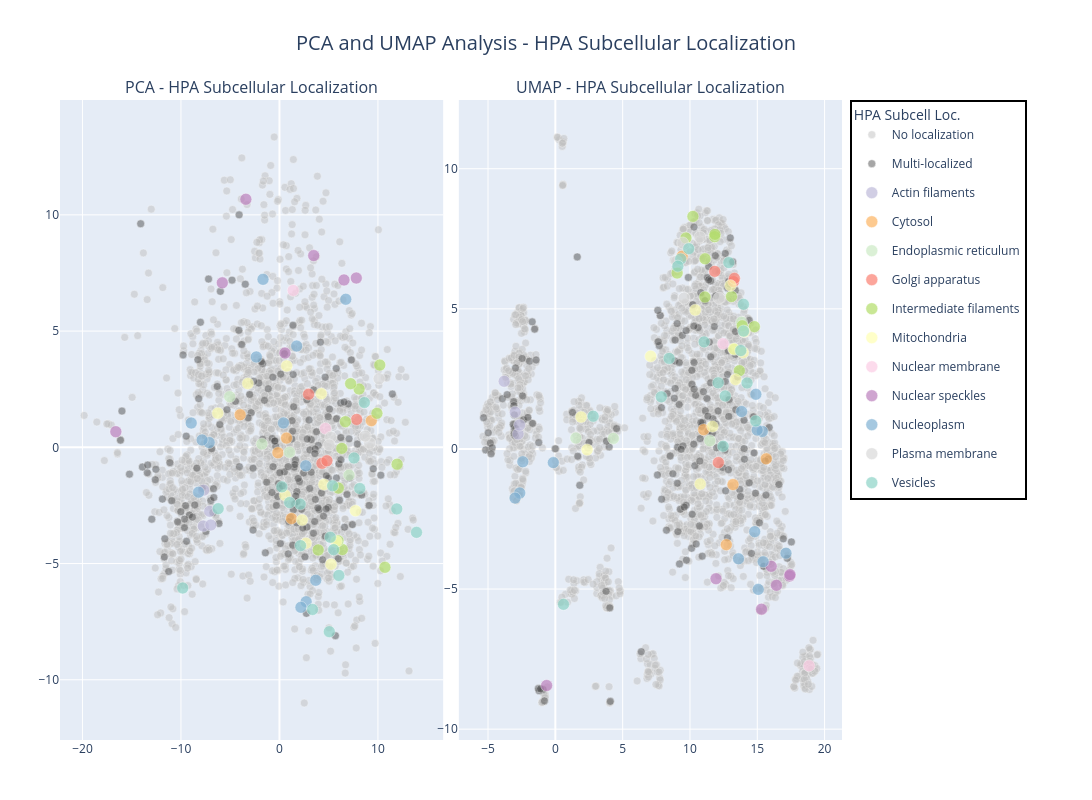

Source (notebook cell):
### Code cell
import plotly.express as px
import plotly.graph_objects as go
from plotly.subplots import make_subplots

def create_localization_only_plots(df):
   """Create PCA and UMAP plots colored only by localization"""
   
   df = df.copy()
   df['localization_category'] = df.apply(lambda row: 
       'No localization' if (pd.isna(row['Metadata_hpa_main_loc']) or row['Metadata_hpa_main_loc'] == 'None') else
       'Multi-localized' if (';' in str(row['Metadata_hpa_main_loc']) or 
                            (not pd.isna(row['Metadata_hpa_additional_loc']) and 
                             row['Metadata_hpa_additional_loc'] != 'None')) else
       str(row['Metadata_hpa_main_loc']), axis=1
   )
   
   # Create subplots with reduced spacing
   fig = make_subplots(
       rows=1, cols=2,
       subplot_titles=('PCA - HPA Subcellular Localization', 'UMAP - HPA Subcellular Localization'),
       horizontal_spacing=0.02
   )
   
   # Color schemes
   unique_locs = [loc for loc in df['localization_category'].unique() 
                  if loc not in ['No localization', 'Multi-localized']]
   colors = px.colors.qualitative.Set3 + px.colors.qualitative.Pastel + px.colors.qualitative.Set1
   loc_colors = {loc: colors[i % len(colors)] for i, loc in enumerate(unique_locs)}
   loc_colors['No localization'] = '#C0C0C0'
   loc_colors['Multi-localized'] = '#505050'
   
   # Plot configurations
   plots_config = [
       ('PC1', 'PC2', 1, 1),
       ('UMAP1', 'UMAP2', 1, 2)
   ]
   
   # Define plotting order: background categories first, then specific localizations
   background_categories = ['No localization', 'Multi-localized']
   specific_categories = [cat for cat in sorted(df['localization_category'].unique()) 
                        if cat not in background_categories]
   plot_order = background_categories + specific_categories
   
   for x_col, y_col, row, col in plots_config:
       for i, value in enumerate(plot_order):
           if value not in df['localization_category'].values:
               continue
               
           subset = df[df['localization_category'] == value]
           
           if len(subset) == 0:
               continue
           
           color = loc_colors.get(value, '#000000')
           # Make background categories less prominent but still visible
           if value in ['No localization', 'Multi-localized']:
               opacity = 0.5
               size = 8
           else:
               opacity = 0.7
               size = 12
           
           # Only show legend for first subplot to avoid duplicates
           show_legend = (col == 1)
           
           fig.add_trace(
               go.Scatter(
                   x=subset[x_col],
                   y=subset[y_col],
                   mode='markers',
                   name=str(value),
                   legendgroup=str(value),
                   showlegend=show_legend,
                   marker=dict(
                       color=color, 
                       size=size, 
                       opacity=opacity,
                       line=dict(width=0.5, color='white')
                   ),
                   customdata=np.column_stack((
                       subset.index,  # Gene names
                       subset['Metadata_hpa_main_loc'].fillna('None'),
                       subset['Metadata_CellID'].fillna('None'),
                       subset['Metadata_hpa_additional_loc'].fillna('None'),
                       subset['Metadata_GO_ID'].fillna('None')
                   )),
                   hovertemplate='<b>%{customdata[0]}</b><br>' +
                                'Main Localization: %{customdata[1]}<br>' +
                                'Cell ID: %{customdata[2]}<br>' +
                                'Additional Localization: %{customdata[3]}<br>' +
                                'GO ID: %{customdata[4]}<br>' +
                                '<extra></extra>'
               ),
               row=row, col=col
           )
   
   # Update subplot titles with larger font
   for i, annotation in enumerate(fig['layout']['annotations']):
       annotation['font'] = dict(size=16)
   
   fig.update_layout(
       title=dict(
           text='PCA and UMAP Analysis - HPA Subcellular Localization',
           font=dict(size=20),
           x=0.5
       ),
       height=800,
       width=1600,
       legend=dict(
           title=dict(text='HPA Subcell Loc.', font=dict(size=14)),
           font=dict(size=12),
           yanchor="top",
           y=1.0,
           xanchor="left",
           x=1.01,
           bgcolor="rgba(255,255,255,0.9)",
           bordercolor="Black",
           borderwidth=2
       ),
       margin=dict(l=60, r=250, t=100, b=60),
       showlegend=True
   )
   
   # Update axis labels
   fig.update_xaxes(title_font=dict(size=14), tickfont=dict(size=12))
   fig.update_yaxes(title_font=dict(size=14), tickfont=dict(size=12))
   
   return fig

# Usage
dashboard = create_localization_only_plots(df=data_results.sample(frac=0.001).set_index("Metadata_gene_allele"))
dashboard.show()

# Show summary statistics
print("\nDataset Summary:")
print(f"Total genes: {len(data_results)}")
df_indexed = data_results.set_index("Metadata_gene_allele")
df_indexed['localization_category'] = df_indexed.apply(lambda row: 
   'No localization' if (pd.isna(row['Metadata_hpa_main_loc']) or row['Metadata_hpa_main_loc'] == 'None') else
   'Multi-localized' if (';' in str(row['Metadata_hpa_main_loc']) or 
                        (not pd.isna(row['Metadata_hpa_additional_loc']) and 
                         row['Metadata_hpa_additional_loc'] != 'None')) else
   str(row['Metadata_hpa_main_loc']), axis=1
)
print(f"Localization patterns:")
print(df_indexed['localization_category'].value_counts())

### Figure 1 — Plotly figure (JSON) as saved in the notebook; plotly's stock layout.template omitted (floating-point values rounded to 4 significant figures; data arrays with more than 128 entries replaced by an {"elided": "..."} marker saying what was removed)
{"data": [{"customdata": {"elided": "2368x5 str values"}, "hovertemplate": "<b>%{customdata[0]}</b><br>Main Localization: %{customdata[1]}<br>Cell ID: %{customdata[2]}<br>Additional Localization: %{customdata[3]}<br>GO ID: %{customdata[4]}<br><extra></extra>", "legendgroup": "No localization", "marker": {"color": "#C0C0C0", "line": {"color": "white", "width": 0.5}, "opacity": 0.5, "size": 8}, "mode": "markers", "name": "No localization", "showlegend": true, "type": "scatter", "x": {"elided": "2368 float values"}, "xaxis": "x", "y": {"elided": "2368 float values"}, "yaxis": "y"}, {"customdata": {"elided": "163x5 str values"}, "hovertemplate": "<b>%{customdata[0]}</b><br>Main Localization: %{customdata[1]}<br>Cell ID: %{customdata[2]}<br>Additional Localization: %{customdata[3]}<br>GO ID: %{customdata[4]}<br><extra></extra>", "legendgroup": "Multi-localized", "marker": {"color": "#505050", "line": {"color": "white", "width": 0.5}, "opacity": 0.5, "size": 8}, "mode": "markers", "name": "Multi-localized", "showlegend": true, "type": "scatter", "x": {"elided": "163 float values"}, "xaxis": "x", "y": {"elided": "163 float values"}, "yaxis": "y"}, {"customdata": [["FGD4", "Actin filaments", "2024_01_17_B7A1R1_P2T2_E03_891_24", "None", "Actin filaments (GO:0015629)"], ["FGD4", "Actin filaments", "2024_02_01_B8A1R2_P2T4_E03_883_23", "None", "Actin filaments (GO:0015629)"], ["FGD4", "Actin filaments", "2024_01_17_B7A1R1_P2T3_E03_891_1", "None", "Actin filaments (GO:0015629)"], ["FGD4", "Actin filaments", "2024_01_17_B7A1R1_P2T2_E03_886_8", "None", "Actin filaments (GO:0015629)"]], "hovertemplate": "<b>%{customdata[0]}</b><br>Main Localization: %{customdata[1]}<br>Cell ID: %{customdata[2]}<br>Additional Localization: %{customdata[3]}<br>GO ID: %{customdata[4]}<br><extra></extra>", "legendgroup": "Actin filaments", "marker": {"color": "rgb(190,186,218)", "line": {"color": "white", "width": 0.5}, "opacity": 0.7, "size": 12}, "mode": "markers", "name": "Actin filaments", "showlegend": true, "type": "scatter", "x": [-7.696, -7.081, -7.731, -6.968], "xaxis": "x", "y": [-1.842, -2.753, -3.387, -3.341], "yaxis": "y"}, {"customdata": [["PRKAR1A", "Cytosol", "2024_02_02_B8A1R2_P3T4_J04_1972_4", "None", "Cytosol (GO:0005829)"], ["KRAS", "Cytosol", "2025_01_28_B14A7A8P1_T2_B13_327_2", "None", "Cytosol (GO:0005829)"], ["GCK", "Cytosol", "2024_01_17_B7A1R1_P2T2_E13_981_1", "None", "Cytosol (GO:0005829)"], ["PRKAR1A", "Cytosol", "2024_01_18_B7A1R1_P3T1_J04_1980_8", "None", "Cytosol (GO:0005829)"], ["KRAS", "Cytosol", "2025_01_27_B13A7A8P1_T3_B13_325_19", "None", "Cytosol (GO:0005829)"]], "hovertemplate": "<b>%{customdata[0]}</b><br>Main Localization: %{customdata[1]}<br>Cell ID: %{customdata[2]}<br>Additional Localization: %{customdata[3]}<br>GO ID: %{customdata[4]}<br><extra></extra>", "legendgroup": "Cytosol", "marker": {"color": "rgb(253,180,98)", "line": {"color": "white", "width": 0.5}, "opacity": 0.7, "size": 12}, "mode": "markers", "name": "Cytosol", "showlegend": true, "type": "scatter", "x": [0.7193, 1.218, -0.1512, 9.328, -3.991], "xaxis": "x", "y": [0.396, -3.066, -0.2346, 1.147, 1.398], "yaxis": "y"}, {"customdata": [["EIF2B4", "Endoplasmic reticulum", "2024_01_17_B7A1R1_P1T4_F18_1242_22", "None", "Endoplasmic reticulum (GO:0005783)"], ["IER3IP1", "Endoplasmic reticulum", "2024_01_31_B8A1R2_P2T1_K22_2350_3", "None", "Endoplasmic reticulum (GO:0005783)"], ["EIF2B4", "Endoplasmic reticulum", "2024_01_17_B7A1R1_P1T3_F18_1234_24", "None", "Endoplasmic reticulum (GO:0005783)"], ["IER3IP1", "Endoplasmic reticulum", "2024_01_17_B7A1R1_P2T3_K22_2350_31", "None", "Endoplasmic reticulum (GO:0005783)"]], "hovertemplate": "<b>%{customdata[0]}</b><br>Main Localization: %{customdata[1]}<br>Cell ID: %{customdata[2]}<br>Additional Localization: %{customdata[3]}<br>GO ID: %{customdata[4]}<br><extra></extra>", "legendgroup": "Endoplasmic reticulum", "marker": {"color": "rgb(204,235,197)", "line": {"color": "white", "width": 0.5}, "opacity": 0.7, "size": 12}, "mode": "markers", "name": "Endoplasmic reticulum", "showlegend": true, "type": "scatter", "x": [-1.783, 7.068, -5.051, 1.02], "xaxis": "x", "y": [0.1393, -1.196, 2.179, -0.2118], "yaxis": "y"}, {"customdata": [["COMP", "Golgi apparatus", "2024_01_17_B7A1R1_P1T3_M24_2805_27", "None", "Golgi apparatus (GO:0005794)"], ["POMT1", "Golgi apparatus", "2024_01_19_B7A1R1_P3T3_F02_1090_23", "None", "Golgi apparatus (GO:0005794)"], ["COMP", "Golgi apparatus", "2024_01_17_B7A1R1_P1T3_M24_2802_16", "None", "Golgi apparatus (GO:0005794)"], ["POMT1", "Golgi apparatus", "2024_02_02_B8A1R2_P3T4_F02_1092_7", "None", "Golgi apparatus (GO:0005794)"]], "hovertemplate": "<b>%{customdata[0]}</b><br>Main Localization: %{customdata[1]}<br>Cell ID: %{customdata[2]}<br>Additional Localization: %{customdata[3]}<br>GO ID: %{customdata[4]}<br><extra></extra>", "legendgroup": "Golgi apparatus", "marker": {"color": "rgb(251,128,114)", "line": {"color": "white", "width": 0.5}, "opacity": 0.7, "size": 12}, "mode": "markers", "name": "Golgi apparatus", "showlegend": true, "type": "scatter", "x": [4.32, 4.817, 7.839, 2.958], "xaxis": "x", "y": [-0.6895, -0.5805, 1.2, 2.284], "yaxis": "y"}, {"customdata": [["GFAP", "Intermediate filaments", "2025-03-18_B16A1A2_P1T3_C17_579_37", "None", "Intermediate filaments (GO:0045111)"], ["GFAP", "Intermediate filaments", "2025-03-17_B15A1A2_P1T2_C17_583_22", "None", "Intermediate filaments (GO:0045111)"], ["DES", "Intermediate filaments", "2024_01_31_B8A1R2_P1T3_J21_2133_6", "None", "Intermediate filaments (GO:0045111)"], ["KRT8", "Intermediate filaments", "2024_01_17_B7A1R1_P2T3_L08_2440_39", "None", "Intermediate filaments (GO:0045111)"], ["GFAP", "Intermediate filaments", "2025-03-18_B16A1A2_P1T3_C17_579_76", "None", "Intermediate filaments (GO:0045111)"], ["GFAP", "Intermediate filaments", "2025-03-17_B15A1A2_P1T3_C17_583_98", "None", "Intermediate filaments (GO:0045111)"], ["KRT6A", "Intermediate filaments", "2024_01_17_B7A1R1_P2T4_L02_2386_9", "None", "Intermediate filaments (GO:0045111)"], ["KRT8", "Intermediate filaments", "2024_01_31_B8A1R2_P2T1_L08_2448_2", "None", "Intermediate filaments (GO:0045111)"], ["KRT6A", "Intermediate filaments", "2024_02_01_B8A1R2_P2T3_L02_2394_7", "None", "Intermediate filaments (GO:0045111)"], ["GFAP", "Intermediate filaments", "2025-03-17_B15A1A2_P1T3_C17_585_39", "None", "Intermediate filaments (GO:0045111)"], ["KRT8", "Intermediate filaments", "2024_01_17_B7A1R1_P2T2_L08_2447_20", "None", "Intermediate filaments (GO:0045111)"], ["KRT8", "Intermediate filaments", "2024_01_17_B7A1R1_P2T4_L08_2445_60", "None", "Intermediate filaments (GO:0045111)"]], "hovertemplate": "<b>%{customdata[0]}</b><br>Main Localization: %{customdata[1]}<br>Cell ID: %{customdata[2]}<br>Additional Localization: %{customdata[3]}<br>GO ID: %{customdata[4]}<br><extra></extra>", "legendgroup": "Intermediate filaments", "marker": {"color": "rgb(179,222,105)", "line": {"color": "white", "width": 0.5}, "opacity": 0.7, "size": 12}, "mode": "markers", "name": "Intermediate filaments", "showlegend": true, "type": "scatter", "x": [8.087, 9.896, 10.19, 6.379, 7.227, 11.95, 5.98, 10.71, 6.693, 6.33, 5.939, 3.937], "xaxis": "x", "y": [2.508, 1.46, 3.539, -4.398, 2.738, -0.7257, -1.755, -5.164, 1.102, -0.04621, -4.018, -4.414], "yaxis": "y"}, {"customdata": [["COQ8A", "Mitochondria", "2025-03-17_B15A1A2_P1T4_A11_99_16", "None", "Mitochondria (GO:0005739)"], ["FBP1", "Mitochondria", "2024_01_17_B7A1R1_P2T2_A01_4_26", "None", "Mitochondria (GO:0005739)"], ["FBP1", "Mitochondria", "2024_01_17_B7A1R1_P1T3_N24_3018_14", "None", "Mitochondria (GO:0005739)"], ["SUCLA2", "Mitochondria", "2024_02_05_B8A1R2_P4T3_C08_500_10", "None", "Mitochondria (GO:0005739)"], ["FBP1", "Mitochondria", "2024_02_01_B8A1R2_P2T3_A01_6_22", "None", "Mitochondria (GO:0005739)"], ["FH", "Mitochondria", "2025_01_27_B13A7A8P1_T1_F03_1101_6", "None", "Mitochondria (GO:0005739)"], ["FBP1", "Mitochondria", "2024_02_01_B8A1R2_P2T3_A01_8_3", "None", "Mitochondria (GO:0005739)"], ["FBP1", "Mitochondria", "2024_02_01_B8A1R2_P2T2_A01_6_3", "None", "Mitochondria (GO:0005739)"], ["COQ8A", "Mitochondria", "2025-03-18_B16A1A2_P1T2_A11_91_31", "None", "Mitochondria (GO:0005739)"], ["FBP1", "Mitochondria", "2024_01_17_B7A1R1_P1T4_N24_3022_15", "None", "Mitochondria (GO:0005739)"], ["FBP1", "Mitochondria", "2024_01_31_B8A1R2_P1T1_N24_3023_7", "None", "Mitochondria (GO:0005739)"]], "hovertemplate": "<b>%{customdata[0]}</b><br>Main Localization: %{customdata[1]}<br>Cell ID: %{customdata[2]}<br>Additional Localization: %{customdata[3]}<br>GO ID: %{customdata[4]}<br><extra></extra>", "legendgroup": "Mitochondria", "marker": {"color": "rgb(255,255,179)", "line": {"color": "white", "width": 0.5}, "opacity": 0.7, "size": 12}, "mode": "markers", "name": "Mitochondria", "showlegend": true, "type": "scatter", "x": [4.24, 2.305, 2.688, -3.21, 0.5735, 4.517, 7.731, -6.26, 0.7371, 5.241, 5.765], "xaxis": "x", "y": [2.305, -3.131, -4.127, 2.743, -2.064, -1.599, -2.731, 1.469, 3.503, -5.033, -4.055], "yaxis": "y"}, {"customdata": [["FA2H", "Nuclear membrane", "2024_01_17_B7A1R1_P1T3_J22_2134_24", "None", "Nuclear membrane (GO:0031965)"], ["FA2H", "Nuclear membrane", "2024_01_17_B7A1R1_P1T4_J22_2141_8", "None", "Nuclear membrane (GO:0031965)"]], "hovertemplate": "<b>%{customdata[0]}</b><br>Main Localization: %{customdata[1]}<br>Cell ID: %{customdata[2]}<br>Additional Localization: %{customdata[3]}<br>GO ID: %{customdata[4]}<br><extra></extra>", "legendgroup": "Nuclear membrane", "marker": {"color": "rgb(252,205,229)", "line": {"color": "white", "width": 0.5}, "opacity": 0.7, "size": 12}, "mode": "markers", "name": "Nuclear membrane", "showlegend": true, "type": "scatter", "x": [1.397, 4.665], "xaxis": "x", "y": [6.748, 0.8128], "yaxis": "y"}, {"customdata": [["LMNA", "Nuclear speckles", "2025_01_27_B13A7A8P2_T3_O05_3066_47", "None", "Nuclear speckles (GO:0016607)"], ["LMNA", "Nuclear speckles", "2025_01_27_B13A7A8P2_T3_O05_3069_81", "None", "Nuclear speckles (GO:0016607)"], ["LMNA", "Nuclear speckles", "2025_01_28_B14A7A8P2_T3_O05_3068_42", "None", "Nuclear speckles (GO:0016607)"], ["LMNA", "Nuclear speckles", "2025_01_28_B14A7A8P2_T2_O05_3068_15", "None", "Nuclear speckles (GO:0016607)"], ["LMNA", "Nuclear speckles", "2025_01_28_B14A7A8P2_T2_O05_3065_5", "None", "Nuclear speckles (GO:0016607)"], ["LMNA", "Nuclear speckles", "2025_01_27_B13A7A8P2_T1_O05_3062_30", "None", "Nuclear speckles (GO:0016607)"], ["LMNA", "Nuclear speckles", "2025_01_27_B13A7A8P2_T4_O05_3069_25", "None", "Nuclear speckles (GO:0016607)"]], "hovertemplate": "<b>%{customdata[0]}</b><br>Main Localization: %{customdata[1]}<br>Cell ID: %{customdata[2]}<br>Additional Localization: %{customdata[3]}<br>GO ID: %{customdata[4]}<br><extra></extra>", "legendgroup": "Nuclear speckles", "marker": {"color": "rgb(188,128,189)", "line": {"color": "white", "width": 0.5}, "opacity": 0.7, "size": 12}, "mode": "markers", "name": "Nuclear speckles", "showlegend": true, "type": "scatter", "x": [-5.801, 7.802, -3.409, 6.552, 0.562, -16.61, 3.481], "xaxis": "x", "y": [7.075, 7.281, 10.67, 7.2, 4.053, 0.6714, 8.247], "yaxis": "y"}, {"customdata": [["MLH1", "Nucleoplasm", "2024-12-09_B11A1R1_A01_6_29", "None", "Nucleoplasm (GO:0005654)"], ["FANCC", "Nucleoplasm", "2025_01_28_B14A7A8P1_T2_K22_2353_34", "None", "Nucleoplasm (GO:0005654)"], ["MLH1", "Nucleoplasm", "2024-12-09_B11A1R1_A02_11_47", "None", "Nucleoplasm (GO:0005654)"], ["MLH1", "Nucleoplasm", "2024-12-09_B12A1R2_B02_234_61", "None", "Nucleoplasm (GO:0005654)"], ["GSS", "Nucleoplasm", "2025_01_27_B13A7A8P2_T1_B10_300_5", "None", "Nucleoplasm (GO:0005654)"], ["RPS19", "Nucleoplasm", "2025_01_27_B13A7A8P2_T1_G19_1463_16", "None", "Nucleoplasm (GO:0005654)"], ["THAP1", "Nucleoplasm", "2024_01_23_B7A1R1_P4T2_O20_3198_4", "None", "Nucleoplasm (GO:0005654)"], ["MLH1", "Nucleoplasm", "2024-12-09_B11A1R1_B01_218_40", "None", "Nucleoplasm (GO:0005654)"], ["THAP1", "Nucleoplasm", "2024_01_22_B7A1R1_P4T3_O20_3199_11", "None", "Nucleoplasm (GO:0005654)"], ["THAP1", "Nucleoplasm", "2024_01_23_B7A1R1_P4T2_O20_3197_1", "None", "Nucleoplasm (GO:0005654)"], ["FANCC", "Nucleoplasm", "2025_01_27_B13A7A8P1_T1_K22_2354_16", "None", "Nucleoplasm (GO:0005654)"], ["CTCF", "Nucleoplasm", "2025_01_27_B13A7A8P1_T1_I02_1741_12", "None", "Nucleoplasm (GO:0005654)"], ["GSS", "Nucleoplasm", "2024_01_17_B7A1R1_P2T3_M06_2646_6", "None", "Nucleoplasm (GO:0005654)"]], "hovertemplate": "<b>%{customdata[0]}</b><br>Main Localization: %{customdata[1]}<br>Cell ID: %{customdata[2]}<br>Additional Localization: %{customdata[3]}<br>GO ID: %{customdata[4]}<br><extra></extra>", "legendgroup": "Nucleoplasm", "marker": {"color": "rgb(128,177,211)", "line": {"color": "white", "width": 0.5}, "opacity": 0.7, "size": 12}, "mode": "markers", "name": "Nucleoplasm", "showlegend": true, "type": "scatter", "x": [-7.139, 2.711, -8.958, 6.737, 2.182, 1.748, -2.348, -7.852, 0.4076, -8.209, 2.676, -1.669, 3.687], "xaxis": "x", "y": [0.2037, -6.643, 1.044, 6.369, -6.884, 4.355, 3.888, 0.3161, 1.05, -1.929, -0.7969, 7.226, -5.72], "yaxis": "y"}, {"customdata": [["CLDN19", "Plasma membrane", "2025-03-17_B15A1A2_P1T4_K09_2233_62", "None", "Plasma membrane (GO:0005886)"], ["CLDN19", "Plasma membrane", "2025-03-17_B15A1A2_P1T3_K09_2240_9", "None", "Plasma membrane (GO:0005886)"], ["CLDN19", "Plasma membrane", "2025-03-17_B15A1A2_P1T1_K09_2236_38", "None", "Plasma membrane (GO:0005886)"], ["CLDN19", "Plasma membrane", "2025-03-17_B15A1A2_P1T1_K09_2236_84", "None", "Plasma membrane (GO:0005886)"], ["CLDN19", "Plasma membrane", "2025-03-18_B16A1A2_P1T3_K09_2235_14", "None", "Plasma membrane (GO:0005886)"]], "hovertemplate": "<b>%{customdata[0]}</b><br>Main Localization: %{customdata[1]}<br>Cell ID: %{customdata[2]}<br>Additional Localization: %{customdata[3]}<br>GO ID: %{customdata[4]}<br><extra></extra>", "legendgroup": "Plasma membrane", "marker": {"color": "rgb(217,217,217)", "line": {"color": "white", "width": 0.5}, "opacity": 0.7, "size": 12}, "mode": "markers", "name": "Plasma membrane", "showlegend": true, "type": "scatter", "x": [9.156, 5.205, 10.12, 8.707, 5.055], "xaxis": "x", "y": [0.1817, 0.4356, 2.949, 0.4829, 0.1028], "yaxis": "y"}, {"customdata": [["GYG1", "Vesicles", "2024_01_17_B7A1R1_P2T4_K08_2224_4", "None", "Vesicles (GO:0043231)"], ["AGXT", "Vesicles", "2024-12-09_B12A1R2_I22_1926_21", "None", "Vesicles (GO:0043231)"], ["CFP", "Vesicles", "2025-03-17_B15A1A2_P1T1_E09_937_21", "None", "Vesicles (GO:0043231)"], ["PRPS1", "Vesicles", "2025-03-18_B16A1A2_P1T4_F07_1140_51", "None", "Vesicles (GO:0043231)"], ["PRPS1", "Vesicles", "2025-03-17_B15A1A2_P1T4_F07_1139_69", "None", "Vesicles (GO:0043231)"], ["PRPS1", "Vesicles", "2025-03-17_B16A1A2_P1T1_F07_1136_26", "None", "Vesicles (GO:0043231)"], ["CFP", "Vesicles", "2025-03-18_B16A1A2_P1T4_E09_943_21", "None", "Vesicles (GO:0043231)"], ["PRPS1", "Vesicles", "2025-03-17_B15A1A2_P1T3_F07_1135_40", "None", "Vesicles (GO:0043231)"], ["AGXT", "Vesicles", "2024-12-09_B12A1R2_I21_1914_31", "None", "Vesicles (GO:0043231)"], ["AGXT", "Vesicles", "2024_01_17_B7A1R1_P1T1_E07_921_20", "None", "Vesicles (GO:0043231)"], ["AGXT", "Vesicles", "2024_01_17_B7A1R1_P1T4_E07_926_21", "None", "Vesicles (GO:0043231)"], ["CFP", "Vesicles", "2025-03-18_B16A1A2_P1T4_E09_938_11", "None", "Vesicles (GO:0043231)"], ["GYG1", "Vesicles", "2024_01_17_B7A1R1_P2T4_K08_2229_26", "None", "Vesicles (GO:0043231)"], ["PRPS1", "Vesicles", "2025-03-17_B16A1A2_P1T1_F07_1138_9", "None", "Vesicles (GO:0043231)"], ["CFP", "Vesicles", "2025-03-17_B15A1A2_P1T1_E09_938_50", "None", "Vesicles (GO:0043231)"], ["CFP", "Vesicles", "2025-03-18_B16A1A2_P1T3_E09_939_13", "None", "Vesicles (GO:0043231)"], ["TPK1", "Vesicles", "2024_01_19_B7A1R1_P4T1_B01_223_39", "None", "Vesicles (GO:0043231)"]], "hovertemplate": "<b>%{customdata[0]}</b><br>Main Localization: %{customdata[1]}<br>Cell ID: %{customdata[2]}<br>Additional Localization: %{customdata[3]}<br>GO ID: %{customdata[4]}<br><extra></extra>", "legendgroup": "Vesicles", "marker": {"color": "rgb(141,211,199)", "line": {"color": "white", "width": 0.5}, "opacity": 0.7, "size": 12}, "mode": "markers", "name": "Vesicles", "showlegend": true, "type": "scatter", "x": [5.399, 5.163, 8.156, 6.033, -9.823, -6.224, 7.572, 2.137, 0.2498, 8.621, 3.359, 5.498, 2.106, 5.06, 13.92, 11.91, 1.04], "xaxis": "x", "y": [-1.659, -3.868, -1.771, -5.511, -6.053, -2.64, -0.4573, -4.23, -1.7, 1.925, -6.975, -4.402, -2.444, -7.93, -3.658, -2.65, -2.378], "yaxis": "y"}, {"customdata": {"elided": "2368x5 str values"}, "hovertemplate": "<b>%{customdata[0]}</b><br>Main Localization: %{customdata[1]}<br>Cell ID: %{customdata[2]}<br>Additional Localization: %{customdata[3]}<br>GO ID: %{customdata[4]}<br><extra></extra>", "legendgroup": "No localization", "marker": {"color": "#C0C0C0", "line": {"color": "white", "width": 0.5}, "opacity": 0.5, "size": 8}, "mode": "markers", "name": "No localization", "showlegend": false, "type": "scatter", "x": {"elided": "2368 float values"}, "xaxis": "x2", "y": {"elided": "2368 float values"}, "yaxis": "y2"}, {"customdata": {"elided": "163x5 str values"}, "hovertemplate": "<b>%{customdata[0]}</b><br>Main Localization: %{customdata[1]}<br>Cell ID: %{customdata[2]}<br>Additional Localization: %{customdata[3]}<br>GO ID: %{customdata[4]}<br><extra></extra>", "legendgroup": "Multi-localized", "marker": {"color": "#505050", "line": {"color": "white", "width": 0.5}, "opacity": 0.5, "size": 8}, "mode": "markers", "name": "Multi-localized", "showlegend": false, "type": "scatter", "x": {"elided": "163 float values"}, "xaxis": "x2", "y": {"elided": "163 float values"}, "yaxis": "y2"}, {"customdata": [["FGD4", "Actin filaments", "2024_01_17_B7A1R1_P2T2_E03_891_24", "None", "Actin filaments (GO:0015629)"], ["FGD4", "Actin filaments", "2024_02_01_B8A1R2_P2T4_E03_883_23", "None", "Actin filaments (GO:0015629)"], ["FGD4", "Actin filaments", "2024_01_17_B7A1R1_P2T3_E03_891_1", "None", "Actin filaments (GO:0015629)"], ["FGD4", "Actin filaments", "2024_01_17_B7A1R1_P2T2_E03_886_8", "None", "Actin filaments (GO:0015629)"]], "hovertemplate": "<b>%{customdata[0]}</b><br>Main Localization: %{customdata[1]}<br>Cell ID: %{customdata[2]}<br>Additional Localization: %{customdata[3]}<br>GO ID: %{customdata[4]}<br><extra></extra>", "legendgroup": "Actin filaments", "marker": {"color": "rgb(190,186,218)", "line": {"color": "white", "width": 0.5}, "opacity": 0.7, "size": 12}, "mode": "markers", "name": "Actin filaments", "showlegend": false, "type": "scatter", "x": [-2.77, -2.656, -3.803, -2.982], "xaxis": "x2", "y": [0.5335, 0.8515, 2.414, 1.312], "yaxis": "y2"}, {"customdata": [["PRKAR1A", "Cytosol", "2024_02_02_B8A1R2_P3T4_J04_1972_4", "None", "Cytosol (GO:0005829)"], ["KRAS", "Cytosol", "2025_01_28_B14A7A8P1_T2_B13_327_2", "None", "Cytosol (GO:0005829)"], ["GCK", "Cytosol", "2024_01_17_B7A1R1_P2T2_E13_981_1", "None", "Cytosol (GO:0005829)"], ["PRKAR1A", "Cytosol", "2024_01_18_B7A1R1_P3T1_J04_1980_8", "None", "Cytosol (GO:0005829)"], ["KRAS", "Cytosol", "2025_01_27_B13A7A8P1_T3_B13_325_19", "None", "Cytosol (GO:0005829)"]], "hovertemplate": "<b>%{customdata[0]}</b><br>Main Localization: %{customdata[1]}<br>Cell ID: %{customdata[2]}<br>Additional Localization: %{customdata[3]}<br>GO ID: %{customdata[4]}<br><extra></extra>", "legendgroup": "Cytosol", "marker": {"color": "rgb(253,180,98)", "line": {"color": "white", "width": 0.5}, "opacity": 0.7, "size": 12}, "mode": "markers", "name": "Cytosol", "showlegend": false, "type": "scatter", "x": [11.02, 15.66, 13.2, 9.416, 12.7], "xaxis": "x2", "y": [0.6889, -0.3535, -1.272, 6.88, -3.416], "yaxis": "y2"}, {"customdata": [["EIF2B4", "Endoplasmic reticulum", "2024_01_17_B7A1R1_P1T4_F18_1242_22", "None", "Endoplasmic reticulum (GO:0005783)"], ["IER3IP1", "Endoplasmic reticulum", "2024_01_31_B8A1R2_P2T1_K22_2350_3", "None", "Endoplasmic reticulum (GO:0005783)"], ["EIF2B4", "Endoplasmic reticulum", "2024_01_17_B7A1R1_P1T3_F18_1234_24", "None", "Endoplasmic reticulum (GO:0005783)"], ["IER3IP1", "Endoplasmic reticulum", "2024_01_17_B7A1R1_P2T3_K22_2350_31", "None", "Endoplasmic reticulum (GO:0005783)"]], "hovertemplate": "<b>%{customdata[0]}</b><br>Main Localization: %{customdata[1]}<br>Cell ID: %{customdata[2]}<br>Additional Localization: %{customdata[3]}<br>GO ID: %{customdata[4]}<br><extra></extra>", "legendgroup": "Endoplasmic reticulum", "marker": {"color": "rgb(204,235,197)", "line": {"color": "white", "width": 0.5}, "opacity": 0.7, "size": 12}, "mode": "markers", "name": "Endoplasmic reticulum", "showlegend": false, "type": "scatter", "x": [4.314, 13.83, 1.526, 11.48], "xaxis": "x2", "y": [0.3767, 4.524, 0.3882, 0.2899], "yaxis": "y2"}, {"customdata": [["COMP", "Golgi apparatus", "2024_01_17_B7A1R1_P1T3_M24_2805_27", "None", "Golgi apparatus (GO:0005794)"], ["POMT1", "Golgi apparatus", "2024_01_19_B7A1R1_P3T3_F02_1090_23", "None", "Golgi apparatus (GO:0005794)"], ["COMP", "Golgi apparatus", "2024_01_17_B7A1R1_P1T3_M24_2802_16", "None", "Golgi apparatus (GO:0005794)"], ["POMT1", "Golgi apparatus", "2024_02_02_B8A1R2_P3T4_F02_1092_7", "None", "Golgi apparatus (GO:0005794)"]], "hovertemplate": "<b>%{customdata[0]}</b><br>Main Localization: %{customdata[1]}<br>Cell ID: %{customdata[2]}<br>Additional Localization: %{customdata[3]}<br>GO ID: %{customdata[4]}<br><extra></extra>", "legendgroup": "Golgi apparatus", "marker": {"color": "rgb(251,128,114)", "line": {"color": "white", "width": 0.5}, "opacity": 0.7, "size": 12}, "mode": "markers", "name": "Golgi apparatus", "showlegend": false, "type": "scatter", "x": [13.24, 13.3, 11.84, 12.11], "xaxis": "x2", "y": [5.972, 6.087, 6.337, -0.4855], "yaxis": "y2"}, {"customdata": [["GFAP", "Intermediate filaments", "2025-03-18_B16A1A2_P1T3_C17_579_37", "None", "Intermediate filaments (GO:0045111)"], ["GFAP", "Intermediate filaments", "2025-03-17_B15A1A2_P1T2_C17_583_22", "None", "Intermediate filaments (GO:0045111)"], ["DES", "Intermediate filaments", "2024_01_31_B8A1R2_P1T3_J21_2133_6", "None", "Intermediate filaments (GO:0045111)"], ["KRT8", "Intermediate filaments", "2024_01_17_B7A1R1_P2T3_L08_2440_39", "None", "Intermediate filaments (GO:0045111)"], ["GFAP", "Intermediate filaments", "2025-03-18_B16A1A2_P1T3_C17_579_76", "None", "Intermediate filaments (GO:0045111)"], ["GFAP", "Intermediate filaments", "2025-03-17_B15A1A2_P1T3_C17_583_98", "None", "Intermediate filaments (GO:0045111)"], ["KRT6A", "Intermediate filaments", "2024_01_17_B7A1R1_P2T4_L02_2386_9", "None", "Intermediate filaments (GO:0045111)"], ["KRT8", "Intermediate filaments", "2024_01_31_B8A1R2_P2T1_L08_2448_2", "None", "Intermediate filaments (GO:0045111)"], ["KRT6A", "Intermediate filaments", "2024_02_01_B8A1R2_P2T3_L02_2394_7", "None", "Intermediate filaments (GO:0045111)"], ["GFAP", "Intermediate filaments", "2025-03-17_B15A1A2_P1T3_C17_585_39", "None", "Intermediate filaments (GO:0045111)"], ["KRT8", "Intermediate filaments", "2024_01_17_B7A1R1_P2T2_L08_2447_20", "None", "Intermediate filaments (GO:0045111)"], ["KRT8", "Intermediate filaments", "2024_01_17_B7A1R1_P2T4_L08_2445_60", "None", "Intermediate filaments (GO:0045111)"]], "hovertemplate": "<b>%{customdata[0]}</b><br>Main Localization: %{customdata[1]}<br>Cell ID: %{customdata[2]}<br>Additional Localization: %{customdata[3]}<br>GO ID: %{customdata[4]}<br><extra></extra>", "legendgroup": "Intermediate filaments", "marker": {"color": "rgb(179,222,105)", "line": {"color": "white", "width": 0.5}, "opacity": 0.7, "size": 12}, "mode": "markers", "name": "Intermediate filaments", "showlegend": false, "type": "scatter", "x": [11.83, 10.22, 11.86, 13.88, 11.12, 9.7, 13.08, 14.78, 9.046, 11.11, 13.29, 13.67], "xaxis": "x2", "y": [7.575, 8.299, 7.656, 4.397, 6.787, 7.53, 5.438, 4.364, 6.279, 5.421, 3.553, 2.791], "yaxis": "y2"}, {"customdata": [["COQ8A", "Mitochondria", "2025-03-17_B15A1A2_P1T4_A11_99_16", "None", "Mitochondria (GO:0005739)"], ["FBP1", "Mitochondria", "2024_01_17_B7A1R1_P2T2_A01_4_26", "None", "Mitochondria (GO:0005739)"], ["FBP1", "Mitochondria", "2024_01_17_B7A1R1_P1T3_N24_3018_14", "None", "Mitochondria (GO:0005739)"], ["SUCLA2", "Mitochondria", "2024_02_05_B8A1R2_P4T3_C08_500_10", "None", "Mitochondria (GO:0005739)"], ["FBP1", "Mitochondria", "2024_02_01_B8A1R2_P2T3_A01_6_22", "None", "Mitochondria (GO:0005739)"], ["FH", "Mitochondria", "2025_01_27_B13A7A8P1_T1_F03_1101_6", "None", "Mitochondria (GO:0005739)"], ["FBP1", "Mitochondria", "2024_02_01_B8A1R2_P2T3_A01_8_3", "None", "Mitochondria (GO:0005739)"], ["FBP1", "Mitochondria", "2024_02_01_B8A1R2_P2T2_A01_6_3", "None", "Mitochondria (GO:0005739)"], ["COQ8A", "Mitochondria", "2025-03-18_B16A1A2_P1T2_A11_91_31", "None", "Mitochondria (GO:0005739)"], ["FBP1", "Mitochondria", "2024_01_17_B7A1R1_P1T4_N24_3022_15", "None", "Mitochondria (GO:0005739)"], ["FBP1", "Mitochondria", "2024_01_31_B8A1R2_P1T1_N24_3023_7", "None", "Mitochondria (GO:0005739)"]], "hovertemplate": "<b>%{customdata[0]}</b><br>Main Localization: %{customdata[1]}<br>Cell ID: %{customdata[2]}<br>Additional Localization: %{customdata[3]}<br>GO ID: %{customdata[4]}<br><extra></extra>", "legendgroup": "Mitochondria", "marker": {"color": "rgb(255,255,179)", "line": {"color": "white", "width": 0.5}, "opacity": 0.7, "size": 12}, "mode": "markers", "name": "Mitochondria", "showlegend": false, "type": "scatter", "x": [10.4, 7.082, 13.39, 1.916, 11.68, 13.0, 14.04, 2.36, 10.76, 13.24, 13.94], "xaxis": "x2", "y": [4.955, 3.31, 2.478, 1.141, 0.8032, 5.831, 4.184, -0.03164, -1.253, 3.569, 3.437], "yaxis": "y2"}, {"customdata": [["FA2H", "Nuclear membrane", "2024_01_17_B7A1R1_P1T3_J22_2134_24", "None", "Nuclear membrane (GO:0031965)"], ["FA2H", "Nuclear membrane", "2024_01_17_B7A1R1_P1T4_J22_2141_8", "None", "Nuclear membrane (GO:0031965)"]], "hovertemplate": "<b>%{customdata[0]}</b><br>Main Localization: %{customdata[1]}<br>Cell ID: %{customdata[2]}<br>Additional Localization: %{customdata[3]}<br>GO ID: %{customdata[4]}<br><extra></extra>", "legendgroup": "Nuclear membrane", "marker": {"color": "rgb(252,205,229)", "line": {"color": "white", "width": 0.5}, "opacity": 0.7, "size": 12}, "mode": "markers", "name": "Nuclear membrane", "showlegend": false, "type": "scatter", "x": [18.85, 12.46], "xaxis": "x2", "y": [-7.739, 3.753], "yaxis": "y2"}, {"customdata": [["LMNA", "Nuclear speckles", "2025_01_27_B13A7A8P2_T3_O05_3066_47", "None", "Nuclear speckles (GO:0016607)"], ["LMNA", "Nuclear speckles", "2025_01_27_B13A7A8P2_T3_O05_3069_81", "None", "Nuclear speckles (GO:0016607)"], ["LMNA", "Nuclear speckles", "2025_01_28_B14A7A8P2_T3_O05_3068_42", "None", "Nuclear speckles (GO:0016607)"], ["LMNA", "Nuclear speckles", "2025_01_28_B14A7A8P2_T2_O05_3068_15", "None", "Nuclear speckles (GO:0016607)"], ["LMNA", "Nuclear speckles", "2025_01_28_B14A7A8P2_T2_O05_3065_5", "None", "Nuclear speckles (GO:0016607)"], ["LMNA", "Nuclear speckles", "2025_01_27_B13A7A8P2_T1_O05_3062_30", "None", "Nuclear speckles (GO:0016607)"], ["LMNA", "Nuclear speckles", "2025_01_27_B13A7A8P2_T4_O05_3069_25", "None", "Nuclear speckles (GO:0016607)"]], "hovertemplate": "<b>%{customdata[0]}</b><br>Main Localization: %{customdata[1]}<br>Cell ID: %{customdata[2]}<br>Additional Localization: %{customdata[3]}<br>GO ID: %{customdata[4]}<br><extra></extra>", "legendgroup": "Nuclear speckles", "marker": {"color": "rgb(188,128,189)", "line": {"color": "white", "width": 0.5}, "opacity": 0.7, "size": 12}, "mode": "markers", "name": "Nuclear speckles", "showlegend": false, "type": "scatter", "x": [11.93, 17.4, 15.31, 17.43, 16.03, -0.644, 16.42], "xaxis": "x2", "y": [-4.631, -4.536, -5.717, -4.485, -4.188, -8.442, -4.865], "yaxis": "y2"}, {"customdata": [["MLH1", "Nucleoplasm", "2024-12-09_B11A1R1_A01_6_29", "None", "Nucleoplasm (GO:0005654)"], ["FANCC", "Nucleoplasm", "2025_01_28_B14A7A8P1_T2_K22_2353_34", "None", "Nucleoplasm (GO:0005654)"], ["MLH1", "Nucleoplasm", "2024-12-09_B11A1R1_A02_11_47", "None", "Nucleoplasm (GO:0005654)"], ["MLH1", "Nucleoplasm", "2024-12-09_B12A1R2_B02_234_61", "None", "Nucleoplasm (GO:0005654)"], ["GSS", "Nucleoplasm", "2025_01_27_B13A7A8P2_T1_B10_300_5", "None", "Nucleoplasm (GO:0005654)"], ["RPS19", "Nucleoplasm", "2025_01_27_B13A7A8P2_T1_G19_1463_16", "None", "Nucleoplasm (GO:0005654)"], ["THAP1", "Nucleoplasm", "2024_01_23_B7A1R1_P4T2_O20_3198_4", "None", "Nucleoplasm (GO:0005654)"], ["MLH1", "Nucleoplasm", "2024-12-09_B11A1R1_B01_218_40", "None", "Nucleoplasm (GO:0005654)"], ["THAP1", "Nucleoplasm", "2024_01_22_B7A1R1_P4T3_O20_3199_11", "None", "Nucleoplasm (GO:0005654)"], ["THAP1", "Nucleoplasm", "2024_01_23_B7A1R1_P4T2_O20_3197_1", "None", "Nucleoplasm (GO:0005654)"], ["FANCC", "Nucleoplasm", "2025_01_27_B13A7A8P1_T1_K22_2354_16", "None", "Nucleoplasm (GO:0005654)"], ["CTCF", "Nucleoplasm", "2025_01_27_B13A7A8P1_T1_I02_1741_12", "None", "Nucleoplasm (GO:0005654)"], ["GSS", "Nucleoplasm", "2024_01_17_B7A1R1_P2T3_M06_2646_6", "None", "Nucleoplasm (GO:0005654)"]], "hovertemplate": "<b>%{customdata[0]}</b><br>Main Localization: %{customdata[1]}<br>Cell ID: %{customdata[2]}<br>Additional Localization: %{customdata[3]}<br>GO ID: %{customdata[4]}<br><extra></extra>", "legendgroup": "Nucleoplasm", "marker": {"color": "rgb(128,177,211)", "line": {"color": "white", "width": 0.5}, "opacity": 0.7, "size": 12}, "mode": "markers", "name": "Nucleoplasm", "showlegend": false, "type": "scatter", "x": [-2.643, 14.89, -0.1518, 17.13, 15.37, 15.43, 13.6, -2.99, 14.81, -2.416, 13.84, 15.07, 15.0], "xaxis": "x2", "y": [-1.571, 1.951, -0.4879, -3.72, 0.6246, -4.024, -3.921, -1.753, -2.952, -0.4579, 1.335, -5.011, 0.6734], "yaxis": "y2"}, {"customdata": [["CLDN19", "Plasma membrane", "2025-03-17_B15A1A2_P1T4_K09_2233_62", "None", "Plasma membrane (GO:0005886)"], ["CLDN19", "Plasma membrane", "2025-03-17_B15A1A2_P1T3_K09_2240_9", "None", "Plasma membrane (GO:0005886)"], ["CLDN19", "Plasma membrane", "2025-03-17_B15A1A2_P1T1_K09_2236_38", "None", "Plasma membrane (GO:0005886)"], ["CLDN19", "Plasma membrane", "2025-03-17_B15A1A2_P1T1_K09_2236_84", "None", "Plasma membrane (GO:0005886)"], ["CLDN19", "Plasma membrane", "2025-03-18_B16A1A2_P1T3_K09_2235_14", "None", "Plasma membrane (GO:0005886)"]], "hovertemplate": "<b>%{customdata[0]}</b><br>Main Localization: %{customdata[1]}<br>Cell ID: %{customdata[2]}<br>Additional Localization: %{customdata[3]}<br>GO ID: %{customdata[4]}<br><extra></extra>", "legendgroup": "Plasma membrane", "marker": {"color": "rgb(217,217,217)", "line": {"color": "white", "width": 0.5}, "opacity": 0.7, "size": 12}, "mode": "markers", "name": "Plasma membrane", "showlegend": false, "type": "scatter", "x": [9.003, 9.551, 10.73, 9.464, 12.16], "xaxis": "x2", "y": [6.702, 5.382, 7.563, 7.351, 5.381], "yaxis": "y2"}, {"customdata": [["GYG1", "Vesicles", "2024_01_17_B7A1R1_P2T4_K08_2224_4", "None", "Vesicles (GO:0043231)"], ["AGXT", "Vesicles", "2024-12-09_B12A1R2_I22_1926_21", "None", "Vesicles (GO:0043231)"], ["CFP", "Vesicles", "2025-03-17_B15A1A2_P1T1_E09_937_21", "None", "Vesicles (GO:0043231)"], ["PRPS1", "Vesicles", "2025-03-18_B16A1A2_P1T4_F07_1140_51", "None", "Vesicles (GO:0043231)"], ["PRPS1", "Vesicles", "2025-03-17_B15A1A2_P1T4_F07_1139_69", "None", "Vesicles (GO:0043231)"], ["PRPS1", "Vesicles", "2025-03-17_B16A1A2_P1T1_F07_1136_26", "None", "Vesicles (GO:0043231)"], ["CFP", "Vesicles", "2025-03-18_B16A1A2_P1T4_E09_943_21", "None", "Vesicles (GO:0043231)"], ["PRPS1", "Vesicles", "2025-03-17_B15A1A2_P1T3_F07_1135_40", "None", "Vesicles (GO:0043231)"], ["AGXT", "Vesicles", "2024-12-09_B12A1R2_I21_1914_31", "None", "Vesicles (GO:0043231)"], ["AGXT", "Vesicles", "2024_01_17_B7A1R1_P1T1_E07_921_20", "None", "Vesicles (GO:0043231)"], ["AGXT", "Vesicles", "2024_01_17_B7A1R1_P1T4_E07_926_21", "None", "Vesicles (GO:0043231)"], ["CFP", "Vesicles", "2025-03-18_B16A1A2_P1T4_E09_938_11", "None", "Vesicles (GO:0043231)"], ["GYG1", "Vesicles", "2024_01_17_B7A1R1_P2T4_K08_2229_26", "None", "Vesicles (GO:0043231)"], ["PRPS1", "Vesicles", "2025-03-17_B16A1A2_P1T1_F07_1138_9", "None", "Vesicles (GO:0043231)"], ["CFP", "Vesicles", "2025-03-17_B15A1A2_P1T1_E09_938_50", "None", "Vesicles (GO:0043231)"], ["CFP", "Vesicles", "2025-03-18_B16A1A2_P1T3_E09_939_13", "None", "Vesicles (GO:0043231)"], ["TPK1", "Vesicles", "2024_01_19_B7A1R1_P4T1_B01_223_39", "None", "Vesicles (GO:0043231)"]], "hovertemplate": "<b>%{customdata[0]}</b><br>Main Localization: %{customdata[1]}<br>Cell ID: %{customdata[2]}<br>Additional Localization: %{customdata[3]}<br>GO ID: %{customdata[4]}<br><extra></extra>", "legendgroup": "Vesicles", "marker": {"color": "rgb(141,211,199)", "line": {"color": "white", "width": 0.5}, "opacity": 0.7, "size": 12}, "mode": "markers", "name": "Vesicles", "showlegend": false, "type": "scatter", "x": [11.05, 14.24, 9.309, 13.78, 0.6054, 2.808, 12.89, 12.62, 12.46, 9.908, 14.89, 13.98, 12.1, 8.453, 9.1, 13.97, 7.87], "xaxis": "x2", "y": [3.821, 2.355, 6.781, 3.511, -5.545, 1.169, 6.649, 1.892, 0.09907, 7.147, 1.0, 4.206, 2.358, 3.232, 6.523, 5.161, 1.859], "yaxis": "y2"}], "layout": {"annotations": [{"font": {"size": 16}, "showarrow": false, "text": "PCA - HPA Subcellular Localization", "x": 0.245, "xanchor": "center", "xref": "paper", "y": 1, "yanchor": "bottom", "yref": "paper"}, {"font": {"size": 16}, "showarrow": false, "text": "UMAP - HPA Subcellular Localization", "x": 0.755, "xanchor": "center", "xref": "paper", "y": 1, "yanchor": "bottom", "yref": "paper"}], "height": 800, "legend": {"bgcolor": "rgba(255,255,255,0.9)", "bordercolor": "Black", "borderwidth": 2, "font": {"size": 12}, "title": {"font": {"size": 14}, "text": "HPA Subcell Loc."}, "x": 1.01, "xanchor": "left", "y": 1, "yanchor": "top"}, "margin": {"b": 60, "l": 60, "r": 250, "t": 100}, "showlegend": true, "title": {"font": {"size": 20}, "text": "PCA and UMAP Analysis - HPA Subcellular Localization", "x": 0.5}, "width": 1600, "xaxis": {"anchor": "y", "autorange": true, "domain": [0, 0.49], "range": [-22.05, 16.29], "tickfont": {"size": 12}, "title": {"font": {"size": 14}}, "type": "linear"}, "xaxis2": {"anchor": "y2", "autorange": true, "domain": [0.51, 1], "range": [-7.004, 21.13], "tickfont": {"size": 12}, "title": {"font": {"size": 14}}, "type": "linear"}, "yaxis": {"anchor": "x", "autorange": true, "domain": [0, 1], "range": [-12.59, 14.94], "tickfont": {"size": 12}, "title": {"font": {"size": 14}}, "type": "linear"}, "yaxis2": {"anchor": "x2", "autorange": true, "domain": [0, 1], "range": [-10.39, 12.45], "tickfont": {"size": 12}, "title": {"font": {"size": 14}}, "type": "linear"}}}
